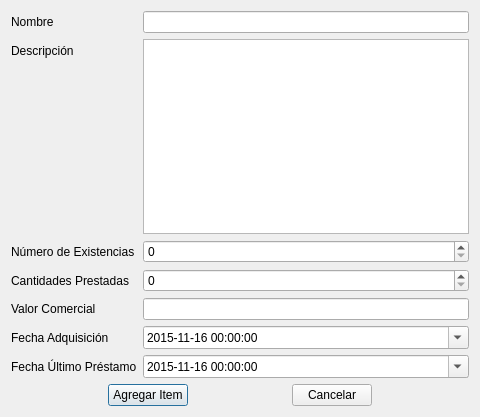
<?xml version="1.0" encoding="UTF-8"?>
<ui version="4.0">
 <class>Dialog</class>
 <widget class="QDialog" name="Dialog">
  <property name="windowModality">
   <enum>Qt::WindowModal</enum>
  </property>
  <property name="geometry">
   <rect>
    <x>0</x>
    <y>0</y>
    <width>480</width>
    <height>417</height>
   </rect>
  </property>
  <property name="windowTitle">
   <string>Agregar o Modificar Item</string>
  </property>
  <layout class="QVBoxLayout" name="verticalLayout_2">
   <item>
    <layout class="QVBoxLayout" name="verticalLayout">
     <item>
      <layout class="QFormLayout" name="formLayout">
       <property name="fieldGrowthPolicy">
        <enum>QFormLayout::AllNonFixedFieldsGrow</enum>
       </property>
       <item row="0" column="0">
        <widget class="QLabel" name="label">
         <property name="text">
          <string>Nombre</string>
         </property>
        </widget>
       </item>
       <item row="0" column="1">
        <widget class="QLineEdit" name="nombre_item"/>
       </item>
       <item row="1" column="0">
        <widget class="QLabel" name="label_2">
         <property name="text">
          <string>Descripción</string>
         </property>
        </widget>
       </item>
       <item row="2" column="0">
        <widget class="QLabel" name="label_3">
         <property name="text">
          <string>Número de Existencias</string>
         </property>
        </widget>
       </item>
       <item row="2" column="1">
        <widget class="QSpinBox" name="numero_existencias"/>
       </item>
       <item row="4" column="0">
        <widget class="QLabel" name="label_4">
         <property name="text">
          <string>Valor Comercial</string>
         </property>
        </widget>
       </item>
       <item row="4" column="1">
        <widget class="QLineEdit" name="valor_comercial"/>
       </item>
       <item row="5" column="0">
        <widget class="QLabel" name="label_5">
         <property name="text">
          <string>Fecha Adquisición</string>
         </property>
        </widget>
       </item>
       <item row="5" column="1">
        <widget class="QDateTimeEdit" name="fecha_adquisicion">
         <property name="dateTime">
          <datetime>
           <hour>0</hour>
           <minute>0</minute>
           <second>0</second>
           <year>2015</year>
           <month>11</month>
           <day>16</day>
          </datetime>
         </property>
         <property name="date">
          <date>
           <year>2015</year>
           <month>11</month>
           <day>16</day>
          </date>
         </property>
         <property name="displayFormat">
          <string>yyyy-MM-dd hh:mm:ss</string>
         </property>
         <property name="calendarPopup">
          <bool>true</bool>
         </property>
        </widget>
       </item>
       <item row="6" column="0">
        <widget class="QLabel" name="label_6">
         <property name="text">
          <string>Fecha Último Préstamo</string>
         </property>
        </widget>
       </item>
       <item row="6" column="1">
        <widget class="QDateTimeEdit" name="fecha_ultimo_prestamo">
         <property name="dateTime">
          <datetime>
           <hour>0</hour>
           <minute>0</minute>
           <second>0</second>
           <year>2015</year>
           <month>11</month>
           <day>16</day>
          </datetime>
         </property>
         <property name="displayFormat">
          <string>yyyy-MM-dd hh:mm:ss</string>
         </property>
         <property name="calendarPopup">
          <bool>true</bool>
         </property>
        </widget>
       </item>
       <item row="1" column="1">
        <widget class="QPlainTextEdit" name="descripcion_item"/>
       </item>
       <item row="3" column="0">
        <widget class="QLabel" name="label_7">
         <property name="text">
          <string>Cantidades Prestadas</string>
         </property>
        </widget>
       </item>
       <item row="3" column="1">
        <widget class="QSpinBox" name="cantidades_prestadas"/>
       </item>
      </layout>
     </item>
     <item>
      <layout class="QHBoxLayout" name="horizontalLayout">
       <item>
        <spacer name="horizontalSpacer_2">
         <property name="orientation">
          <enum>Qt::Horizontal</enum>
         </property>
         <property name="sizeHint" stdset="0">
          <size>
           <width>40</width>
           <height>20</height>
          </size>
         </property>
        </spacer>
       </item>
       <item>
        <widget class="QPushButton" name="boton_validar_agregar">
         <property name="text">
          <string>Agregar Item</string>
         </property>
        </widget>
       </item>
       <item>
        <spacer name="horizontalSpacer">
         <property name="orientation">
          <enum>Qt::Horizontal</enum>
         </property>
         <property name="sizeHint" stdset="0">
          <size>
           <width>40</width>
           <height>20</height>
          </size>
         </property>
        </spacer>
       </item>
       <item>
        <widget class="QPushButton" name="boton_cancelar_agregar">
         <property name="text">
          <string>Cancelar</string>
         </property>
        </widget>
       </item>
       <item>
        <spacer name="horizontalSpacer_3">
         <property name="orientation">
          <enum>Qt::Horizontal</enum>
         </property>
         <property name="sizeHint" stdset="0">
          <size>
           <width>40</width>
           <height>20</height>
          </size>
         </property>
        </spacer>
       </item>
      </layout>
     </item>
    </layout>
   </item>
  </layout>
 </widget>
 <resources/>
 <connections/>
</ui>
